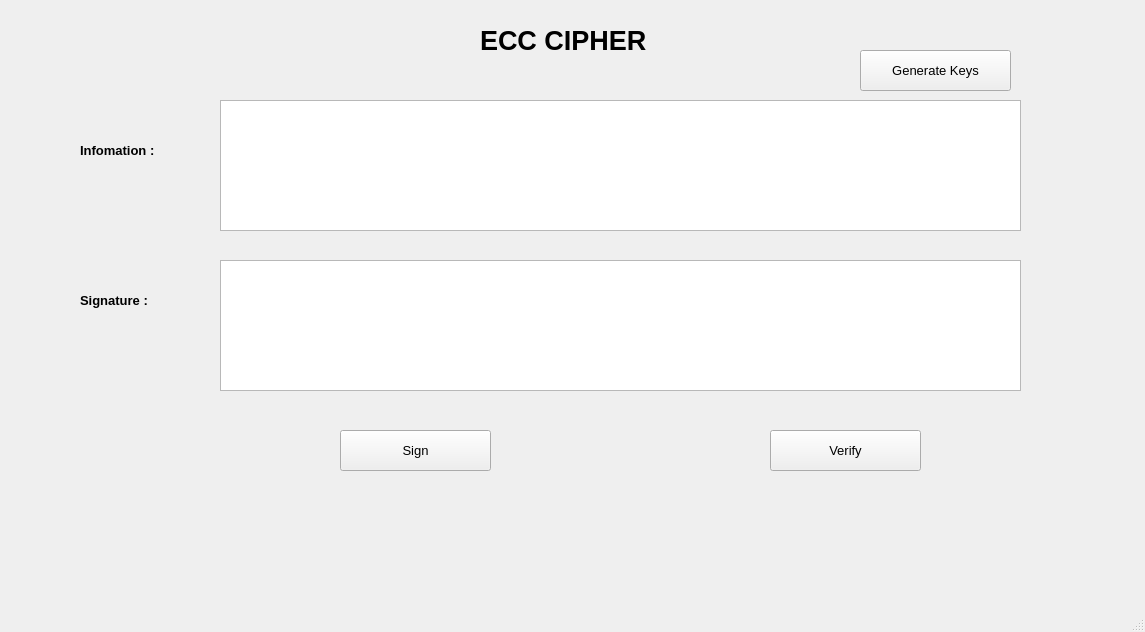
<?xml version="1.0" encoding="UTF-8"?>
<ui version="4.0">
 <class>MainWindow</class>
 <widget class="QMainWindow" name="MainWindow">
  <property name="geometry">
   <rect>
    <x>0</x>
    <y>0</y>
    <width>1145</width>
    <height>632</height>
   </rect>
  </property>
  <property name="windowTitle">
   <string>MainWindow</string>
  </property>
  <widget class="QWidget" name="centralwidget">
   <widget class="QLabel" name="label">
    <property name="geometry">
     <rect>
      <x>480</x>
      <y>20</y>
      <width>211</width>
      <height>41</height>
     </rect>
    </property>
    <property name="font">
     <font>
      <pointsize>20</pointsize>
      <weight>75</weight>
      <bold>true</bold>
     </font>
    </property>
    <property name="text">
     <string>ECC CIPHER</string>
    </property>
   </widget>
   <widget class="QPushButton" name="btn_gen_keys">
    <property name="geometry">
     <rect>
      <x>860</x>
      <y>50</y>
      <width>151</width>
      <height>41</height>
     </rect>
    </property>
    <property name="font">
     <font>
      <pointsize>10</pointsize>
     </font>
    </property>
    <property name="text">
     <string>Generate Keys</string>
    </property>
   </widget>
   <widget class="QPushButton" name="btn_sign">
    <property name="geometry">
     <rect>
      <x>340</x>
      <y>430</y>
      <width>151</width>
      <height>41</height>
     </rect>
    </property>
    <property name="font">
     <font>
      <pointsize>10</pointsize>
     </font>
    </property>
    <property name="text">
     <string>Sign</string>
    </property>
   </widget>
   <widget class="QPushButton" name="btn_verify">
    <property name="geometry">
     <rect>
      <x>770</x>
      <y>430</y>
      <width>151</width>
      <height>41</height>
     </rect>
    </property>
    <property name="font">
     <font>
      <pointsize>10</pointsize>
     </font>
    </property>
    <property name="text">
     <string>Verify</string>
    </property>
   </widget>
   <widget class="QLabel" name="label_2">
    <property name="geometry">
     <rect>
      <x>80</x>
      <y>140</y>
      <width>111</width>
      <height>21</height>
     </rect>
    </property>
    <property name="font">
     <font>
      <pointsize>10</pointsize>
      <weight>75</weight>
      <bold>true</bold>
     </font>
    </property>
    <property name="text">
     <string>Infomation :</string>
    </property>
   </widget>
   <widget class="QLabel" name="label_3">
    <property name="geometry">
     <rect>
      <x>80</x>
      <y>290</y>
      <width>111</width>
      <height>21</height>
     </rect>
    </property>
    <property name="font">
     <font>
      <pointsize>10</pointsize>
      <weight>75</weight>
      <bold>true</bold>
     </font>
    </property>
    <property name="text">
     <string>Signature :</string>
    </property>
   </widget>
   <widget class="QTextEdit" name="txt_info">
    <property name="geometry">
     <rect>
      <x>220</x>
      <y>100</y>
      <width>801</width>
      <height>131</height>
     </rect>
    </property>
   </widget>
   <widget class="QTextEdit" name="txt_sign">
    <property name="geometry">
     <rect>
      <x>220</x>
      <y>260</y>
      <width>801</width>
      <height>131</height>
     </rect>
    </property>
   </widget>
  </widget>
  <widget class="QMenuBar" name="menubar">
   <property name="geometry">
    <rect>
     <x>0</x>
     <y>0</y>
     <width>1145</width>
     <height>26</height>
    </rect>
   </property>
  </widget>
  <widget class="QStatusBar" name="statusbar"/>
 </widget>
 <resources/>
 <connections/>
</ui>
